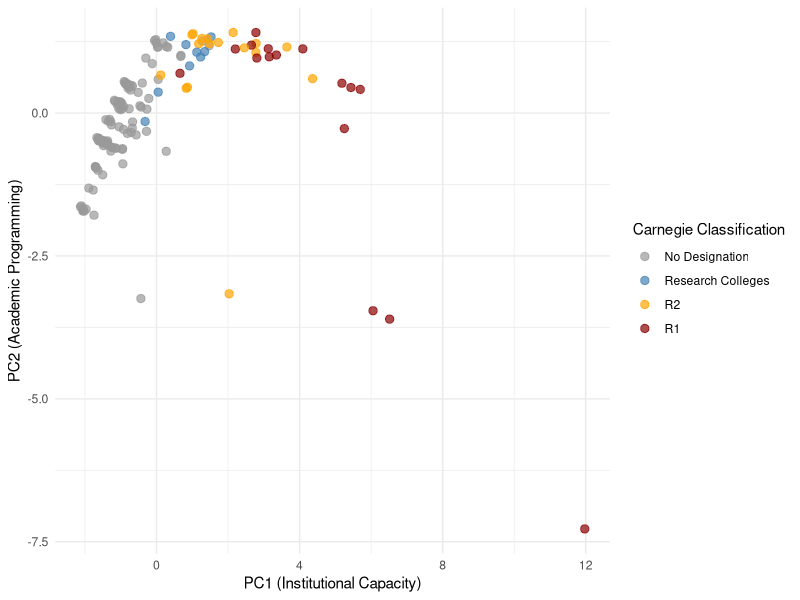

Write the R code that produced this figure.
##############################
#
# Figure S5: PCA results 
# Ian Becker
# March 2026
#
##############################

# This script makes Figure S5 in the supplemental materials.
# This compares PC1 and PC2

library(ggplot2)

campus_pca <- read.csv("campus_data_with_pca.csv")

ggplot(campus_pca, aes(x = IEI_PC1, y = IEI_PC2, color = factor(carnegie_ordinal))) +
  geom_point(size = 2.5, alpha = 0.7) +
  scale_color_manual(values = c("1" = "gray60", "2" = "steelblue", 
                                "3" = "orange", "4" = "darkred"),
                     labels = c("No Designation", "Research Colleges", "R2", "R1")) +
  labs(x = "PC1 (Institutional Capacity)", 
       y = "PC2 (Academic Programming)",
       color = "Carnegie Classification") +
  theme_minimal()
